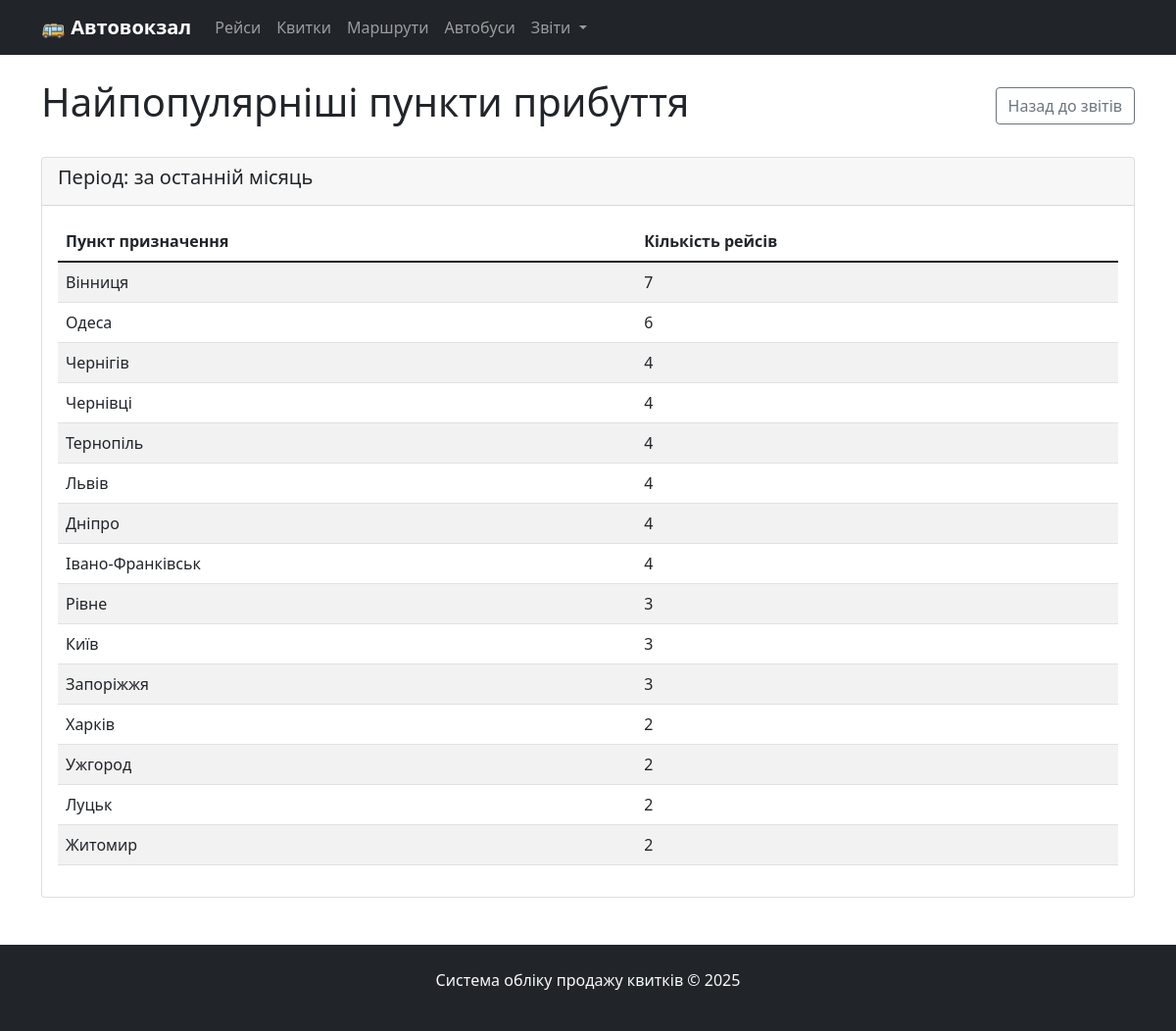
The app's page /reports/popular-destinations/ with its own data.
### bus_station/models.py (models this page shows, shortened)
class Destination(models.Model):
    name = models.CharField(max_length=100, verbose_name="Назва пункту прибуття")
    class Meta:
        verbose_name = "Пункт прибуття"
        verbose_name_plural = "Пункти прибуття"

### bus_station/views.py (the view)
# urls.py: path('reports/popular-destinations/', views.report_most_popular_destinations,
def report_most_popular_destinations(request):
    last_month = timezone.now().date() - timedelta(days=30)
    popular_destinations = Trip.objects.filter(
        date__gte=last_month
    ).values(
        'route__destination__name'
    ).annotate(
        trip_count=Count('id')
    ).order_by('-trip_count')
    context = {
        'report_title': 'Найпопулярніші пункти прибуття',
        'destinations': popular_destinations,
        'period': 'за останній місяць'
    }
    return render(request, 'bus_station/reports/report_popular_destinations.html', context)

### bus_station/context_processors.py (called while the page is built)
def station_stats(request):
    today = timezone.now().date()
    return {
        'today_trips_count': Trip.objects.filter(date=today).count(),
        'today_tickets_count': Ticket.objects.filter(trip__date=today, status='sold').count(),
    }

### bus_station/templates/bus_station/reports/report_popular_destinations.html (shortened to what this page needs)
{% extends 'bus_station/base.html' %}
{% block content %}
<div class="d-flex justify-content-between align-items-center mb-4">
    <h1>{{ report_title }}</h1>
    <a href="{% url 'reports_dashboard' %}" class="btn btn-outline-secondary">Назад до звітів</a>
</div>
<div class="card">
    <div class="card-header">
        <h5>Період: {{ period }}</h5>
    </div>
    <div class="card-body">
        <div class="table-responsive">
            <table class="table table-striped">
                <thead>
                    <tr>
                        <th>Пункт призначення</th>
                        <th>Кількість рейсів</th>
                    </tr>
                </thead>
                <tbody>
                    {% for destination in destinations %}
                    <tr>
                        <td>{{ destination.route__destination__name }}</td>
                        <td>{{ destination.trip_count }}</td>
                    </tr>
                    {% empty %}
                    <tr>
                        <td colspan="2" class="text-center">Дані не знайдено</td>
                    </tr>
                    {% endfor %}
                </tbody>
            </table>
        </div>
    </div>
</div>
{% endblock %}

### records on screen
Destination: route__destination__name "Вінниця", trip_count "7"
Destination: route__destination__name "Одеса", trip_count "6"
Destination: route__destination__name "Чернігів", trip_count "4"
Destination: route__destination__name "Чернівці", trip_count "4"
Destination: route__destination__name "Тернопіль", trip_count "4"
Destination: route__destination__name "Львів", trip_count "4"
Destination: route__destination__name "Дніпро", trip_count "4"
Destination: route__destination__name "Івано-Франківськ", trip_count "4"
Destination: route__destination__name "Рівне", trip_count "3"
Destination: route__destination__name "Київ", trip_count "3"
Destination: route__destination__name "Запоріжжя", trip_count "3"
Destination: route__destination__name "Харків", trip_count "2"
Destination: route__destination__name "Ужгород", trip_count "2"
Destination: route__destination__name "Луцьк", trip_count "2"
Destination: route__destination__name "Житомир", trip_count "2"

### other values on screen
{{ report_title }} "Найпопулярніші пункти прибуття"
{{ period }} "за останній місяць"
